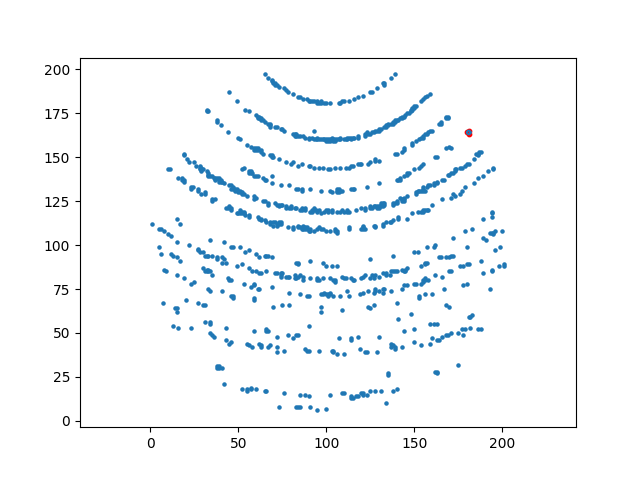
#> input picture results/fitting/1/3.png, 640 x 480 px, given in place of 3.tif, which was not available
$ python clustering_3.py   (Python 2 division)
#> lines starting #> are read from the running program, lines starting #| are printed output that depends on the picture; after the words box and inside, x2 and y2 are one past the last pixel; in counts of white or black regions, pixels touching at a corner belong together; pictures that were not available may be replaced by others from this repository, and a replacement may not be noted
### import_image.py
"""
Created on Wed Jun 28 09:37:11 2017

@author: Alex Belianinov

Adaptive thresholding on xray data for Fang Ren

Editted by Fang Ren
"""
import cv2
import matplotlib.pyplot as plt
import numpy as np

def import_image(image_path):
#> called with image_path = 'LaB6//3.tif'
    img = cv2.imread(image_path, 0)
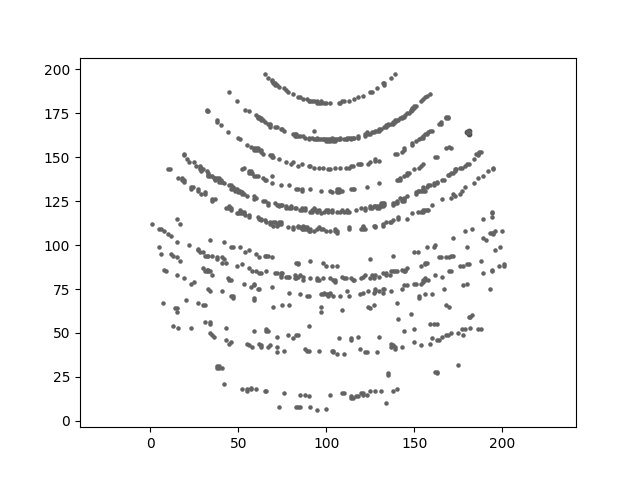
#> img: shape (480, 640); min 0, max 255, mean 246.9
    im_adaptive = cv2.adaptiveThreshold(img, 255, cv2.ADAPTIVE_THRESH_GAUSSIAN_C, cv2.THRESH_BINARY_INV, 11, 2)
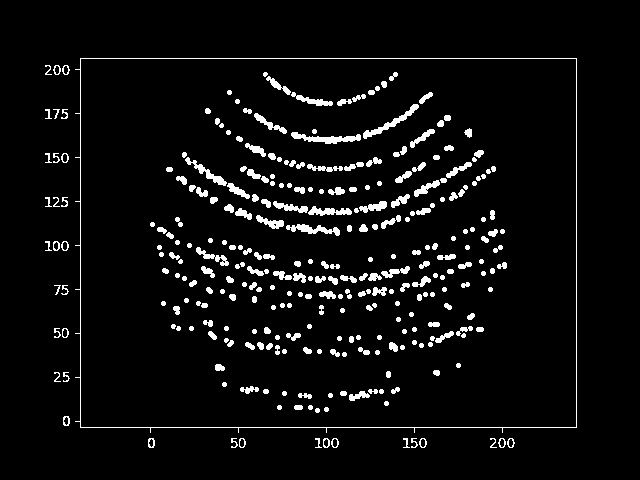
#> im_adaptive: shape (480, 640); 5.2% white; 304 white regions (8 under 20 px), largest, box (x1, y1, x2, y2) and area: (75, 58, 577, 433) 1800, (291, 132, 361, 144) 388, (363, 104, 419, 139) 352
    ret, im_simple = cv2.threshold(img, 5, 255, cv2.THRESH_BINARY)
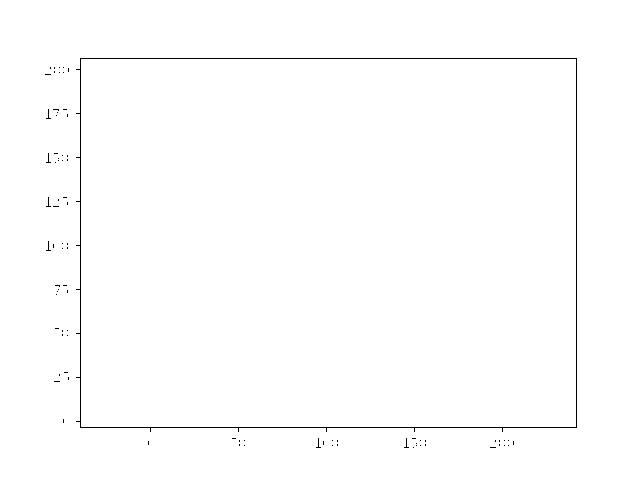
#> im_simple: shape (480, 640); 99.3% white; black in thin lines or dots, all inside (x1, y1, x2, y2) = (45, 58, 577, 448)
    im_combine = (im_adaptive + im_simple) / 2
#> im_combine: shape (480, 640); every value is 127
    im_combine[im_combine > 0] = 255
#> im_combine: shape (480, 640); every value is 255
    return (img,
     im_simple,
     im_adaptive,
     im_combine)


# [21 lines that do not run on import are left out]

### clustering_3.py
"""
author: fangren
"""

import cv2
import numpy as np
from sklearn.preprocessing import StandardScaler
from sklearn.cluster import DBSCAN
from scipy.cluster import hierarchy
from sklearn.metrics.pairwise import pairwise_distances
from import_image import import_image
import matplotlib.pyplot as plt
import ellipse
import os.path


img_path='LaB6//3.tif'

def clustering(img_path, n_clusters):
    img, im_simple, im_adaptive, im_combine = import_image(img_path)
    data = img
    data[im_combine == 0] = 0
    # decrease size of image for testing
    data = cv2.resize(data, None, fx=0.1, fy=0.1)
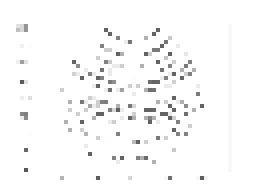
#> data: shape (48, 64) (shown 4 times larger); min 86, max 255, mean 249.3
    data = data.astype(float)
    print data.shape
#| (48, 64)
    dim_x = data.shape[0]
#> dim_x = 48
    dim_y = data.shape[1]
#> dim_y = 64
    X_coordinates = np.array(range(data.shape[0])).astype(float)
#> X_coordinates = 48 values from 0 to 47
    Y_coordinates = np.array(range(data.shape[1])).astype(float)
#> Y_coordinates = 64 values from 0 to 63
    X_coordinates, Y_coordinates = np.meshgrid(X_coordinates, Y_coordinates)
    keep = data != 0
#> keep: shape (48, 64) bool; every value is 1
    data = data[keep]
#> data = 3072 values, max 255 at index 0, min 86 at index 2694, mean 249.3
#> (the run stopped early here; a loop or call above may not have finished)

$ run again, with results/fitting/1/0.png copied over results/fitting/1/3.png
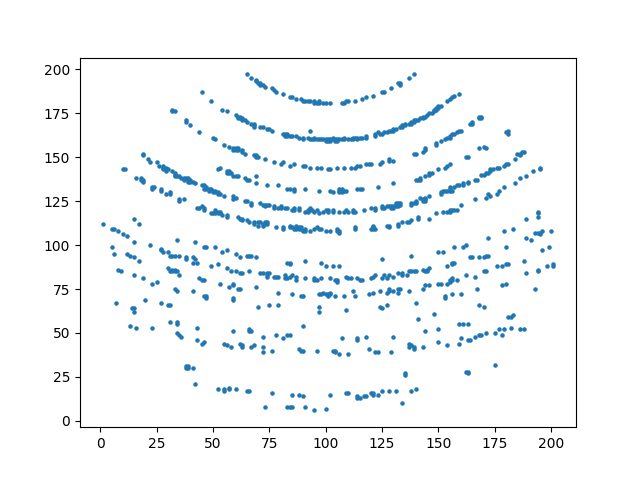
#> input picture results/fitting/1/0.png, 640 x 480 px, given in place of 3.tif, which was not available
#> in import_image, `im_adaptive = cv2.adaptiveThreshold(img, 255, cv2.ADAPTIVE_THRESH_GAUS..`:
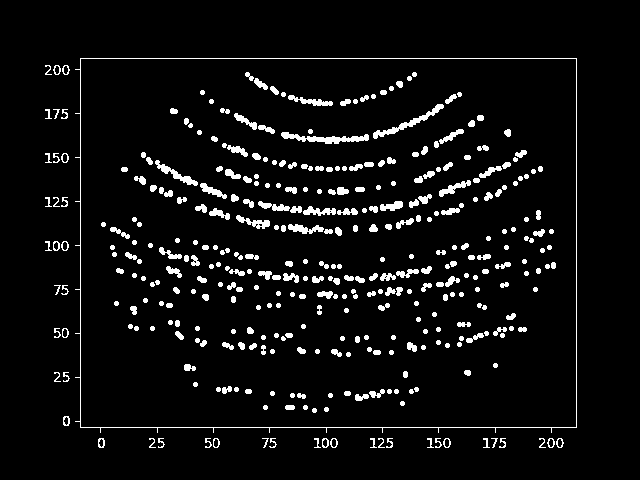
#> im_adaptive: shape (480, 640); 5.7% white; 374 white regions (5 under 20 px), largest, box (x1, y1, x2, y2) and area: (75, 58, 577, 433) 1820, (281, 132, 369, 144) 466, (373, 104, 444, 139) 409
#> im_simple: shape (480, 640); 99.3% white; black in thin lines or dots, all inside (x1, y1, x2, y2) = (45, 58, 577, 448)
#> in clustering, `data = cv2.resize(data, None, fx=0.1, fy=0.1)`:
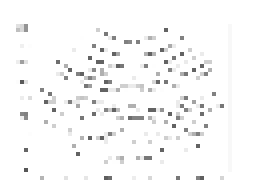
#> data: shape (48, 64) (shown 4 times larger); min 86, max 255, mean 248.7
#| (48, 64)
#> keep: shape (48, 64) bool; every value is 1
#> in clustering, `data = data[keep]`: data = 3072 values, max 255 at index 0, min 86 at index 2694, mean 248.7

$ run again, with results/fitting/1/1.png copied over results/fitting/1/3.png
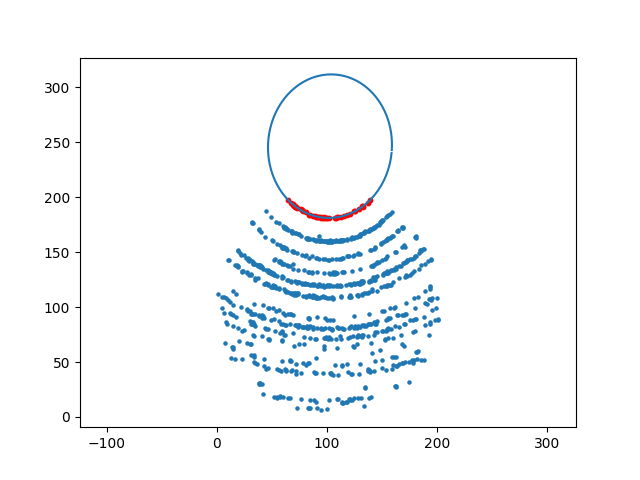
#> input picture results/fitting/1/1.png, 640 x 480 px, given in place of 3.tif, which was not available
#> in import_image, `im_adaptive = cv2.adaptiveThreshold(img, 255, cv2.ADAPTIVE_THRESH_GAUS..`:
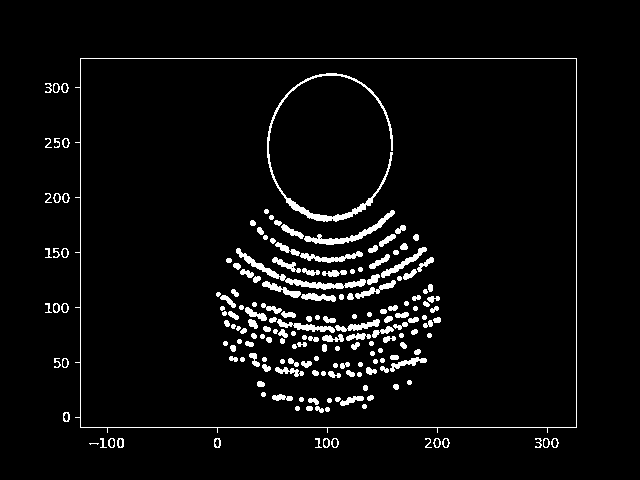
#> im_adaptive: shape (480, 640); 4.4% white; 185 white regions (3 under 20 px), largest, box (x1, y1, x2, y2) and area: (75, 58, 577, 433) 1790, (267, 73, 393, 222) 1315, (236, 248, 366, 290) 751
#> im_simple: shape (480, 640); 99.4% white; black in thin lines or dots, all inside (x1, y1, x2, y2) = (45, 58, 577, 448)
#> in clustering, `data = cv2.resize(data, None, fx=0.1, fy=0.1)`:
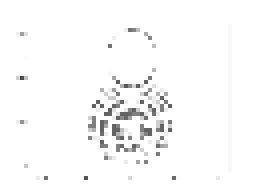
#> data: shape (48, 64) (shown 4 times larger); min 77, max 255, mean 249.3
#| (48, 64)
#> keep: shape (48, 64) bool; every value is 1
#> in clustering, `data = data[keep]`: data = 3072 values, max 255 at index 0, min 77 at index 1221, mean 249.3
